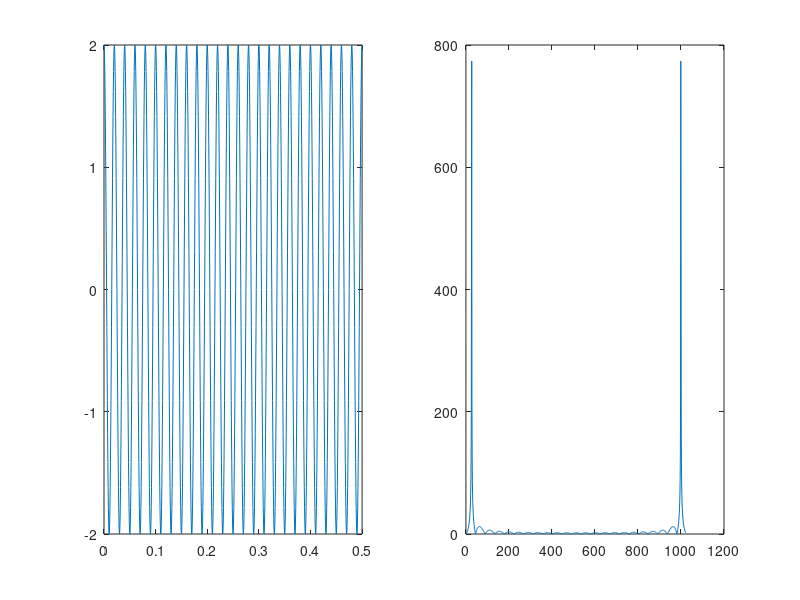
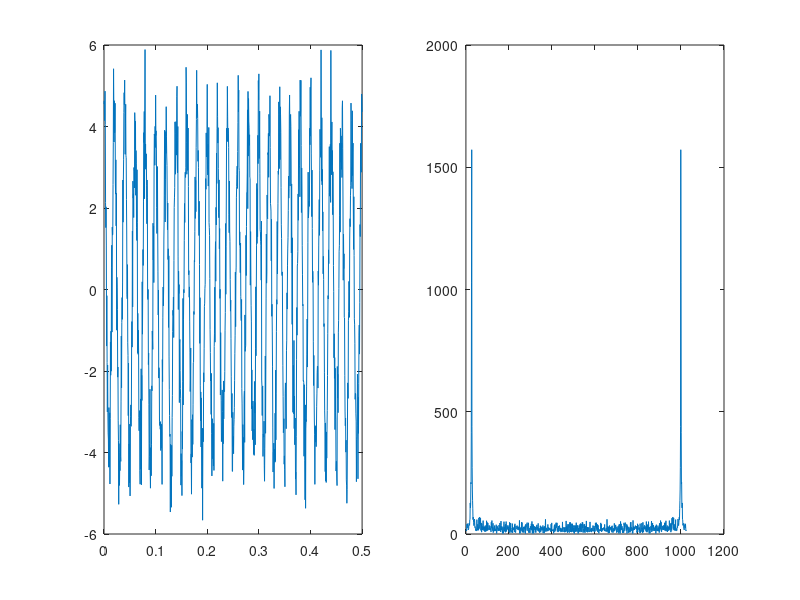
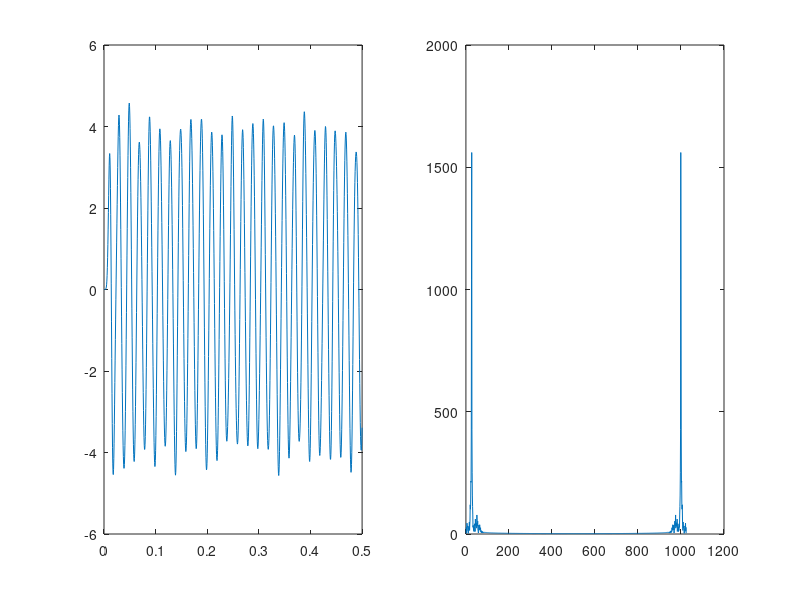

MATLAB code for these plots, in order:
close all;
clear;
clc;
 
f = 50;
phase = 0;
a = 2;
t = 0:0.0005:0.5;
s = a*cos(2*pi*f*t+phase);
figure;
subplot(1,2,1);
plot(t,s);
subplot(1,2,2);
plot(abs(fft(s,1024)));

y = s+awgn(s,2);
figure;
subplot(1,2,1);
plot(t, y);
subplot(1,2,2);
plot(abs(fft(y,1024)));

[b, a] = butter(10, 60/500);
out = filter(b, a, y);
figure;
subplot(1,2,1);
plot(t, out);
subplot(1,2,2);
plot(abs(fft(out,1024)));

